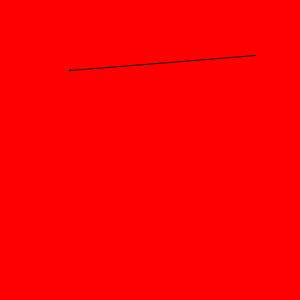
Frame 1 (no input)
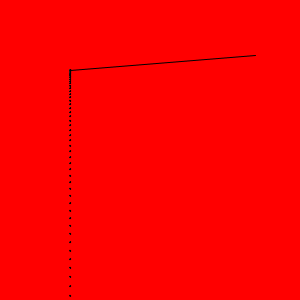
Frame 60 (the mouse pressed at the canvas centre just before this capture)
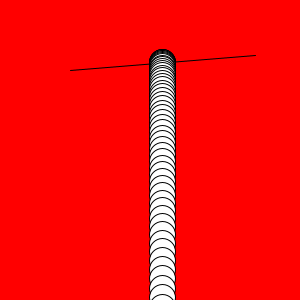
Frame 120 (the mouse held since frame 60 and released just before this capture)

The Processing sketch that drew these frames (run headless with seeded random() and noise(); from frame 60 on, the mouse is pressed at the canvas centre):

// Processing sketch: LineAndBall_009
// ── LineAndBall_009.pde
class Drop {
  float x, y, r;
  float vy;
  Drop(float x, float y, float r) {
    this.x = x;
    this.y = y;
    this.r = r;
    vy = 0;
  }
  void update() {
    y += vy;
    vy += 0.2;
  }
  void draw() {
    ellipse(x, y, r, r);
  }
}

ArrayList<Drop> drops;

float xh = 70;
float yh = 70;
float xo = 255;
float yo = 55;

void setup() {
  size(300, 300);
  drops = new ArrayList<Drop>();
}

void draw() {
  background(255, 0, 0);
//  fill(255, 0, 0, 10);
//  rect(0, 0, width, height);
//  fill(255);
  line(xh, yh, xo, yo);
  float a = map(mouseX, 0, width, 0, 1);
  float r = map(mouseY, 0, height, 1, 50);
  float xf = xh + a*(xo - xh);
  float yf = yh + a*(yo - yh);
  ellipse(xf, yf, r, r);
  
  Drop drop = new Drop(xf, yf, r);
  drops.add(drop);
  int n = drops.size();
  for (int i = n-1; 0 <= i; i--) {
    Drop d = drops.get(i);
    d.update();
    d.draw();
    if (height < d.y) {
      drops.remove(i);
    }
  }
}
